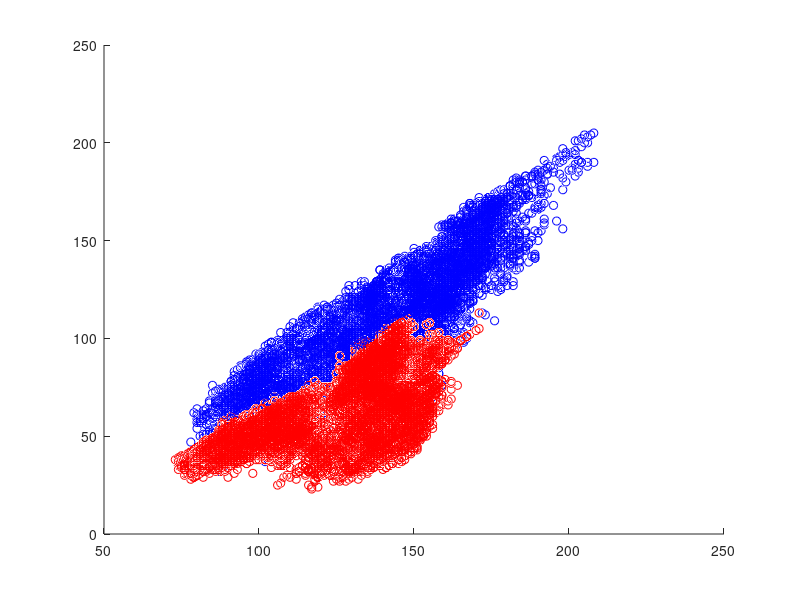
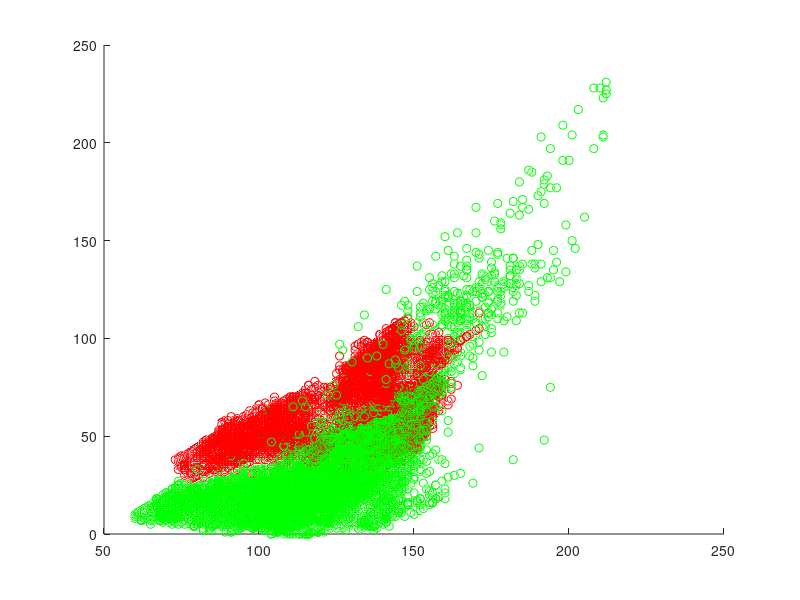
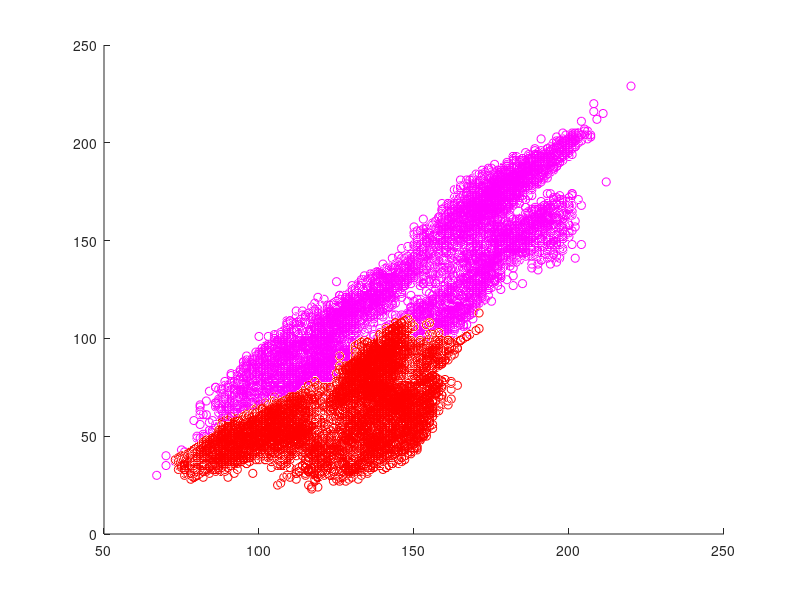
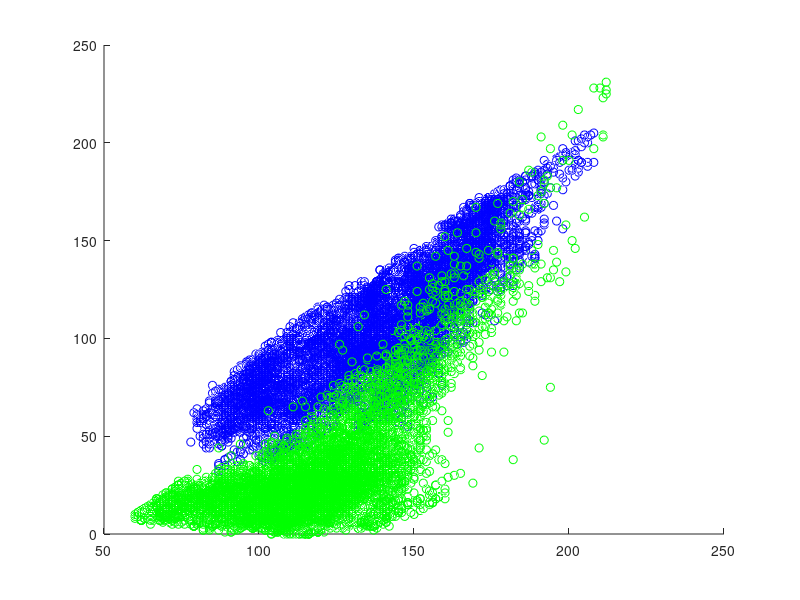

Here is the MATLAB script that generated these plots, in order:
load OICI-DATA-2015;

C1=ClasseC1;
C2=ClasseC2;
C3=ClasseC3;
C4=ClasseC4;

%C1/C2
figure;
hold on;
scatter3(C1(:,1),C1(:,2),C1(:,3),'r');
scatter3(C2(:,1),C2(:,2),C2(:,3),'b');
hold off;

%C1/C3
figure;
hold on;
scatter3(C1(:,1),C1(:,2),C1(:,3),'r');
scatter3(C3(:,1),C3(:,2),C3(:,3),'g');
hold off;

%C1/C4
figure;
hold on;
scatter3(C1(:,1),C1(:,2),C1(:,3),'r');
scatter3(C4(:,1),C4(:,2),C4(:,3),'m');
hold off;

%C2/C3
figure;
hold on;
scatter3(C2(:,1),C2(:,2),C2(:,3),'b');
scatter3(C3(:,1),C3(:,2),C3(:,3),'g');
hold off;

%C2/C4
figure;
hold on;
scatter3(C2(:,1),C2(:,2),C2(:,3),'b');
scatter3(C4(:,1),C4(:,2),C4(:,3),'m');
hold off;

%C3/C4
figure;
hold on;
scatter3(C3(:,1),C3(:,2),C3(:,3),'g');
scatter3(C4(:,1),C4(:,2),C4(:,3),'m');
hold off;

%2D

%C1/C2
figure;
hold on;
scatter(C1(:,1),C1(:,2),'r');
scatter(C2(:,1),C2(:,2),'b');
hold off;

%C1/C3
figure;
hold on;
scatter(C1(:,1),C1(:,2),'r');
scatter(C3(:,1),C3(:,2),'g');
hold off;

%C1/C4
figure;
hold on;
scatter(C1(:,1),C1(:,2),'r');
scatter(C4(:,1),C4(:,2),'m');
hold off;

%C2/C3
figure;
hold on;
scatter(C2(:,1),C2(:,2),'b');
scatter(C3(:,1),C3(:,2),'g');
hold off;

%C2/C4
figure;
hold on;
scatter(C2(:,1),C2(:,2),'b');
scatter(C4(:,1),C4(:,2),'m');
hold off;

%C3/C4
figure;
hold on;
scatter(C3(:,1),C3(:,2),'g');
scatter(C4(:,1),C4(:,2),'m');
hold off;




